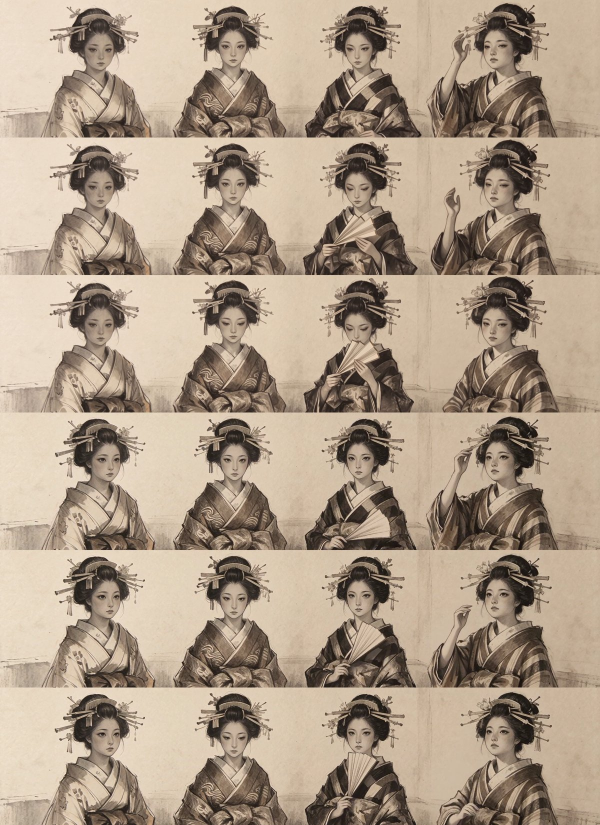
#> input picture oui-yoshiwara/compare_kling_vs_minimax_faces.jpg, 1200 x 1650 px (shown at 1/2 size)
$ python render_painting_clips.py compare_kling_vs_minimax_faces.jpg out cut1_flower_removed_compare.jpg
#> lines starting #> are read from the running program, lines starting #| are printed output that depends on the picture
"""P1-P3: clips from the real painting, no text.
usage: python3 render_painting_clips.py <painting> <outdir> [preview]
"""
import sys, math, subprocess, os
import numpy as np
from PIL import Image, ImageDraw, ImageFont, ImageFilter

SRC = sys.argv[1]
OUTDIR = sys.argv[2]
PREVIEW = len(sys.argv) > 3 and sys.argv[3] == 'preview'

W, H, FPS = 1920, 1080, 30
DUR = 53.0
UP = 2  # work resolution multiplier over 700px source

FONT_PATH = '/usr/share/fonts/opentype/noto/NotoSerifCJK-Regular.ttc'
FONT_BOLD = '/usr/share/fonts/opentype/noto/NotoSerifCJK-Bold.ttc'

def jp_index(path):
    for i in range(10):
        try:
            f = ImageFont.truetype(path, 20, index=i)
        except Exception:
            break
        if 'JP' in ' '.join(f.getname()):
            return i
    return 0
JPI = jp_index(FONT_PATH)
JPB = jp_index(FONT_BOLD)

src = Image.open(SRC).convert('RGB')
#> src is the input picture: PIL image 1200x1650 RGB; mean R, G, B 173.4, 155.6, 136.2
sw, sh = src.size
#> sw = 1200; sh = 1650
base = src.resize((sw * UP, sh * UP), Image.LANCZOS)
B = np.asarray(base).astype(np.float32) / 255.0
bh, bw = B.shape[:2]
#> bh = 3300; bw = 2400
yy, xx = np.mgrid[0:bh, 0:bw].astype(np.float32)

def gauss(cx, cy, r):
    cx, cy, r = cx * UP, cy * UP, r * UP
    return np.exp(-(((xx - cx) ** 2 + (yy - cy) ** 2) / (2 * r * r)))

def soft_rect(x0, y0, x1, y1, feather):
    x0, y0, x1, y1, f = [v * UP for v in (x0, y0, x1, y1, feather)]
    ax = np.clip(np.minimum(xx - x0, x1 - xx) / f, 0, 1)
    ay = np.clip(np.minimum(yy - y0, y1 - yy) / f, 0, 1)
    return (ax * ay).astype(np.float32)

# Lantern light sources (source-pixel coords, 700x494)
LANTERNS = [
    # (cx, cy, core r, spill r, seed)
    (226, 323, 16, 46, 1.3),   # lantern hanging from the dark figure, centre-left
    (255, 390, 18, 55, 2.7),   # kamuro's lantern
    (578, 312, 26, 80, 4.1),   # lantern on the right
]
FLOOR = [(255, 430, 70), (585, 420, 90)]  # light pools on the ground

lantern_masks = []
for cx, cy, rc, rs, seed in LANTERNS:
    lantern_masks.append((np.maximum(gauss(cx, cy, rc), 0.75 * gauss(cx, cy, rs)), seed))
floor_mask = np.maximum.reduce([gauss(x, y, r) for x, y, r in FLOOR]) * 0.85
lattice_mask = np.maximum(soft_rect(0, 0, 440, 250, 30), soft_rect(505, 20, 700, 300, 30))

# warm bloom source: bright parts of lanterns only
lum = B.mean(axis=2)
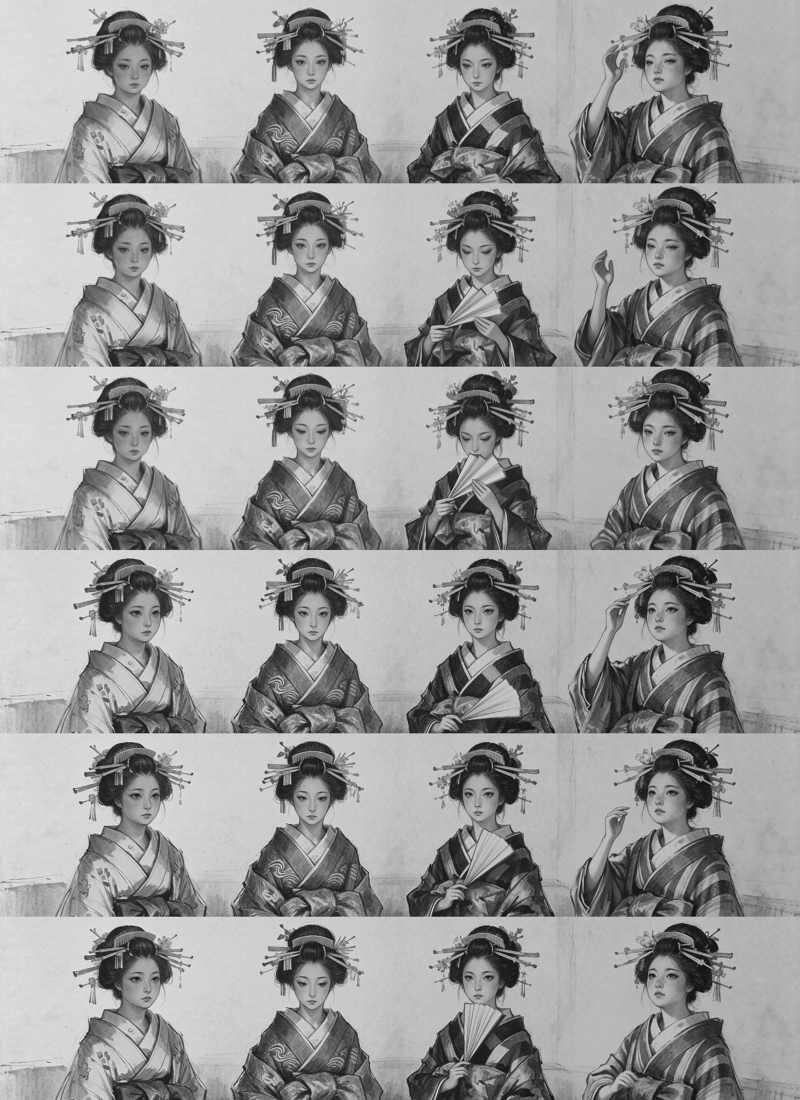
#> lum: shape (3300, 2400) float32 (shown at 1/3 size); min 0.0157, max 0.959, mean 0.608
bloom_src = np.zeros_like(B)
for m, _ in lantern_masks:
    bloom_src += B * (m[..., None] > 0.5) * (lum[..., None] > 0.55)
#> this loop made 3 passes
#> pass 1, `bloom_src += B * (m[..., None] > 0.5) * (lum[..., None] > 0.55)`:
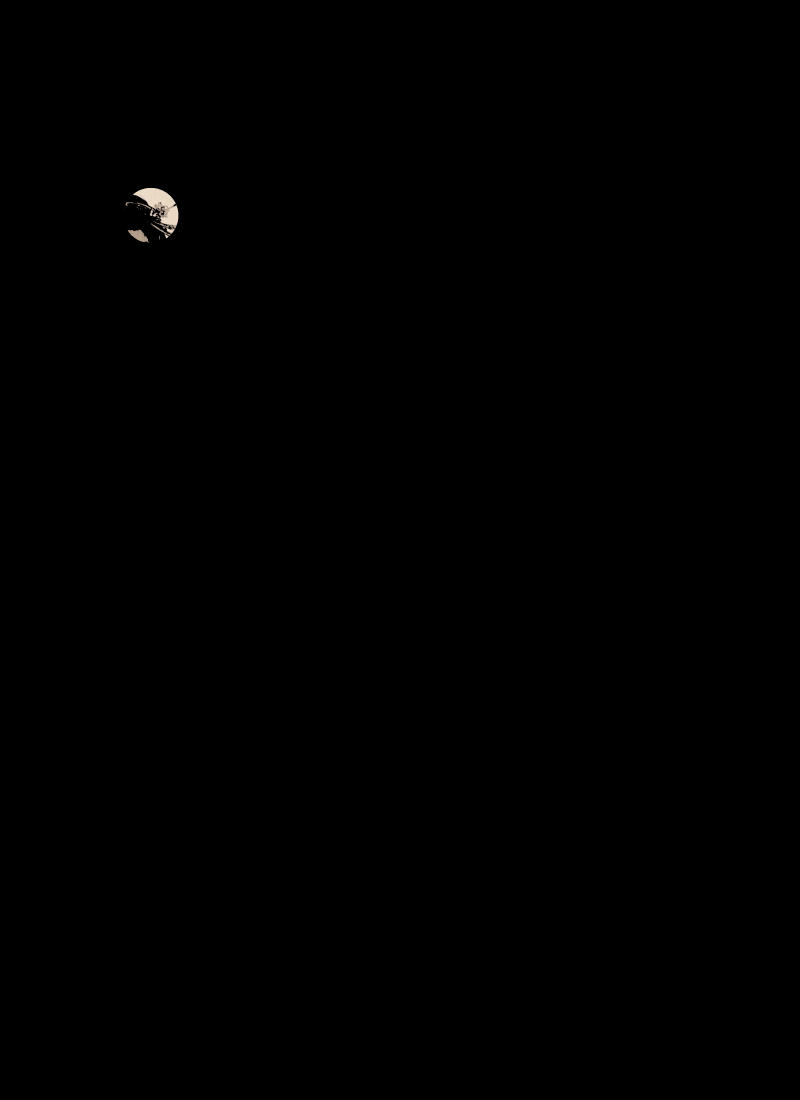
#> bloom_src: shape (3300, 2400, 3) float32 (shown at 1/3 size); mean R, G, B 0.00109, 0.000999, 0.000904
bloom_img = Image.fromarray((np.clip(bloom_src, 0, 1) * 255).astype(np.uint8)).filter(ImageFilter.GaussianBlur(18 * UP))
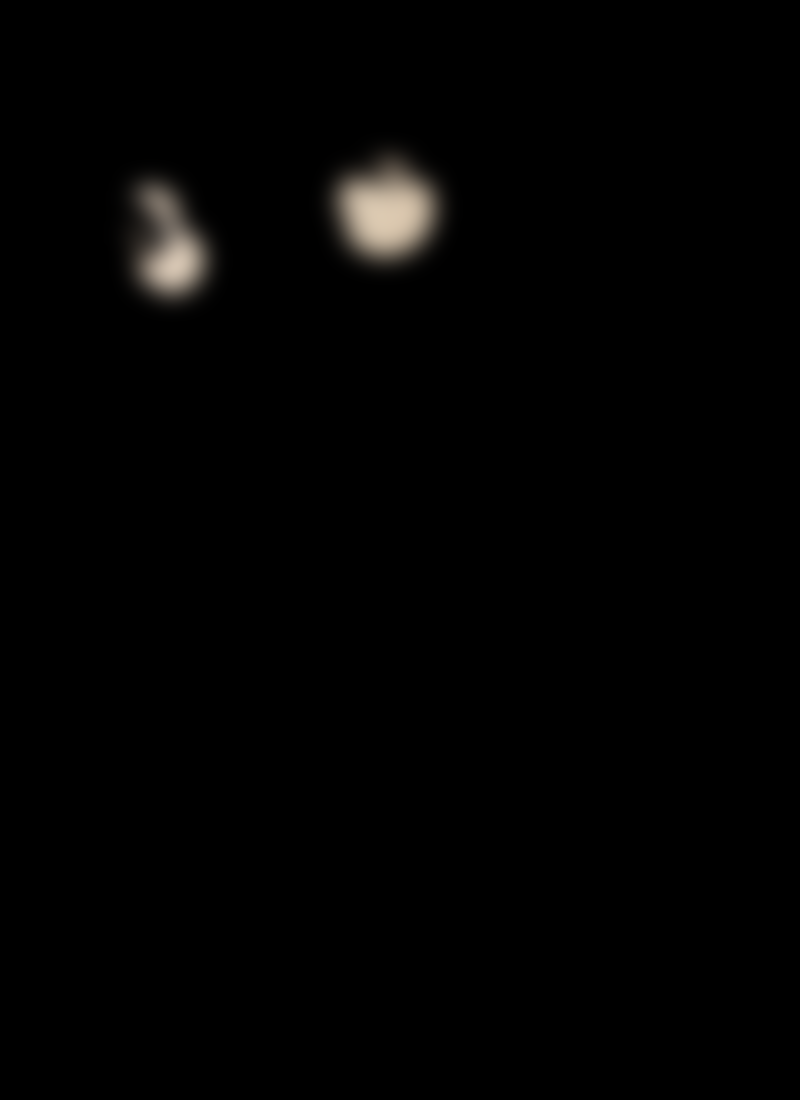
#> bloom_img: PIL image 2400x3300 RGB (shown at 1/3 size); mean R, G, B 2.5, 2.3, 2.1
BLOOM = np.asarray(bloom_img).astype(np.float32) / 255.0 * np.array([1.0, 0.72, 0.38], np.float32)

def smooth(a, b, t):
    if t <= a: return 0.0
    if t >= b: return 1.0
    x = (t - a) / (b - a)
    return x * x * (3 - 2 * x)

def flicker(t, seed):
    return 0.88 + 0.07 * math.sin(t * 2.3 + seed) + 0.04 * math.sin(t * 5.1 + seed * 2.1) + 0.02 * math.sin(t * 11.7 + seed * 3.3)


# ---------- clips (no text) ----------
def lit(t, lan=(1, 1, 1), floor=1.0, lat=0.0, glob=0.0, dark=0.02):
    m = np.zeros((bh, bw), np.float32)
    for (mk, seed), a in zip(lantern_masks, lan):
        m = np.maximum(m, mk * a * flicker(t, seed))
    m = np.maximum(m, floor_mask * floor * flicker(t, 4.1) * 0.9)
    m = np.maximum(m, lattice_mask * lat)
    m = np.maximum(m, glob)
    img = B * (dark + (1 - dark) * m[..., None])
    img = img + BLOOM * 0.55 * max(lan) * (1 - 0.6 * glob) * flicker(t, 9.0)
    return np.clip(img, 0, 1)

def lerp(a, b, k): return a + (b - a) * k

CLIPS = {
    # P1: the lattice and the dark figures, slow move right to left, interior light grows
    'P1_lattice': (8.0,
        lambda t: (lerp(330, 220, smooth(0, 8, t)), 205, 430),
        lambda t: lit(t, lat=lerp(0.55, 1.0, smooth(0, 7, t)), glob=0.32)),
    # P2: kamuro lantern held at lower centre (same place as the candle flame in S5), slow push-in
    'P2_lantern': (8.0,
        lambda t: (255, lerp(365, 370, smooth(0, 8, t)), lerp(300, 240, smooth(0, 8, t))),
        lambda t: lit(t, glob=0.18, lat=0.25)),
    # P3: darkness; lanterns light one by one (kamuro lantern first, at centre), lattice, then the whole picture
    'P3_reveal': (14.0,
        lambda t: (lerp(255, 350, smooth(0.5, 12.5, t)), lerp(375, 247, smooth(0.5, 12.5, t)), lerp(420, 878, smooth(0.5, 12.5, t))),
        lambda t: lit(t, lan=(smooth(2.2, 3.4, t), smooth(0.6, 1.8, t), smooth(3.8, 5.0, t)),
                      floor=smooth(0.6, 5.0, t), lat=0.8 * smooth(5.5, 8.5, t), glob=smooth(8.0, 12.0, t))),
}

def render_frame(camf, lightf, t):
    img = lightf(t)
    cx, cy, vw = camf(t)
    vh = vw * H / W
    x0, y0 = (cx - vw / 2) * UP, (cy - vh / 2) * UP
    pil = Image.fromarray((img * 255).astype(np.uint8))
    sx = vw * UP / W
    out = pil.transform((W, H), Image.AFFINE, (sx, 0, x0, 0, sx, y0), resample=Image.BICUBIC, fillcolor=(0, 0, 0))
    arr = np.asarray(out).astype(np.float32)
    arr += np.random.default_rng(int(t * FPS)).normal(0, 5.0, (H, W, 1)).astype(np.float32)
    arr *= VIG
    return Image.fromarray(np.clip(arr, 0, 255).astype(np.uint8))

gy, gx = np.mgrid[0:H, 0:W].astype(np.float32)
r = np.sqrt(((gx - W / 2) / (W / 2)) ** 2 + ((gy - H / 2) / (H / 2)) ** 2)
VIG = (1 - 0.35 * np.clip(r - 0.55, 0, 1) ** 1.5)[..., None].astype(np.float32)

os.makedirs(OUTDIR, exist_ok=True)
for name, (dur, camf, lightf) in CLIPS.items():
    if PREVIEW:
        for t in (0.5, dur / 2, dur - 0.1):
            render_frame(camf, lightf, t).save(f'{OUTDIR}/{name}_{t:04.1f}.jpg', quality=85)
        continue
    out = f'{OUTDIR}/{name}.mp4'
#> (the run stopped early here; a loop or call above may not have finished)

$ run again, on oui-yoshiwara/room_v3_pine_grade_compare_unused.jpg
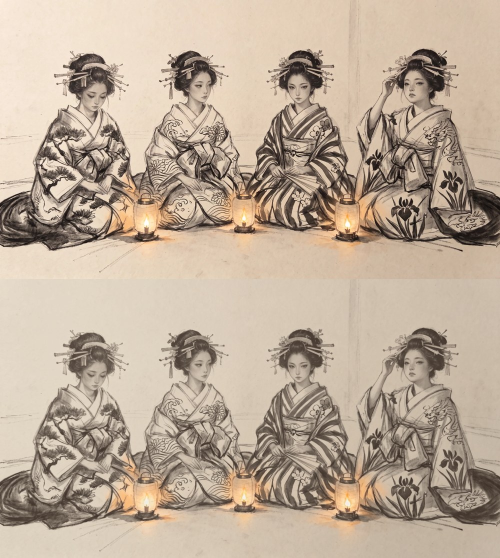
#> input picture oui-yoshiwara/room_v3_pine_grade_compare_unused.jpg, 1000 x 1116 px (shown at 1/2 size)
#> src is the input picture: PIL image 1000x1116 RGB; mean R, G, B 188.1, 170.7, 152.5
#> `lum = B.mean(axis=2)`:
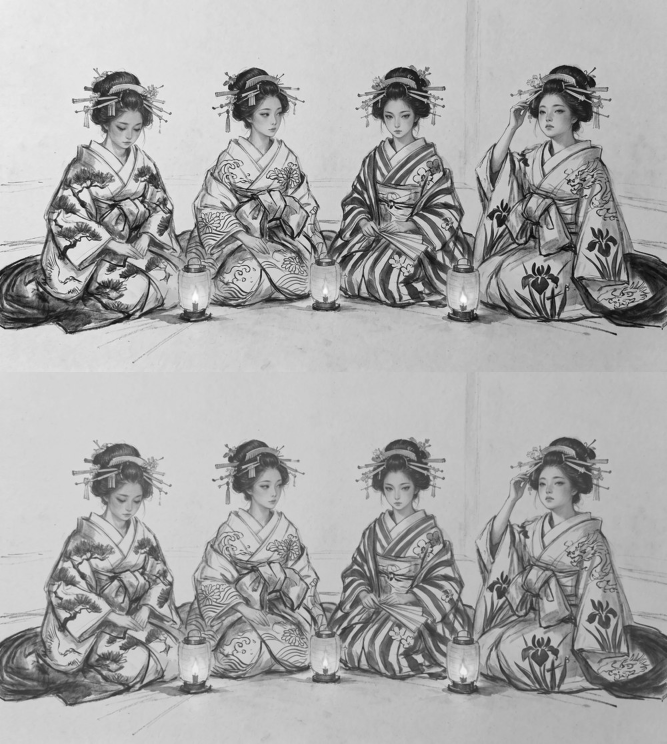
#> lum: shape (2232, 2000) float32 (shown at 1/3 size); min 0.00523, max 0.999, mean 0.668
#> `BLOOM = np.asarray(bloom_img).astype(np.float32) / 255.0 * np.array([1..`:
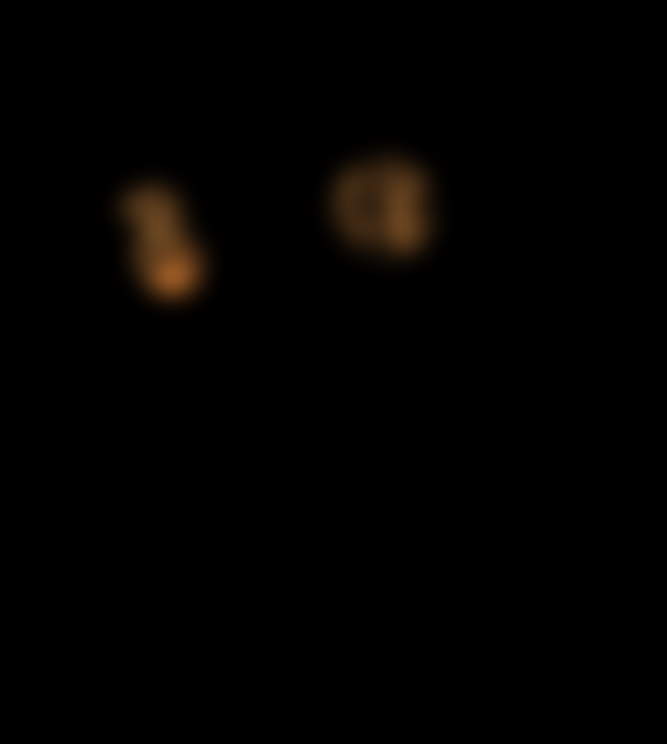
#> BLOOM: shape (2232, 2000, 3) float32 (shown at 1/3 size); mean R, G, B 0.00994, 0.00637, 0.00297
